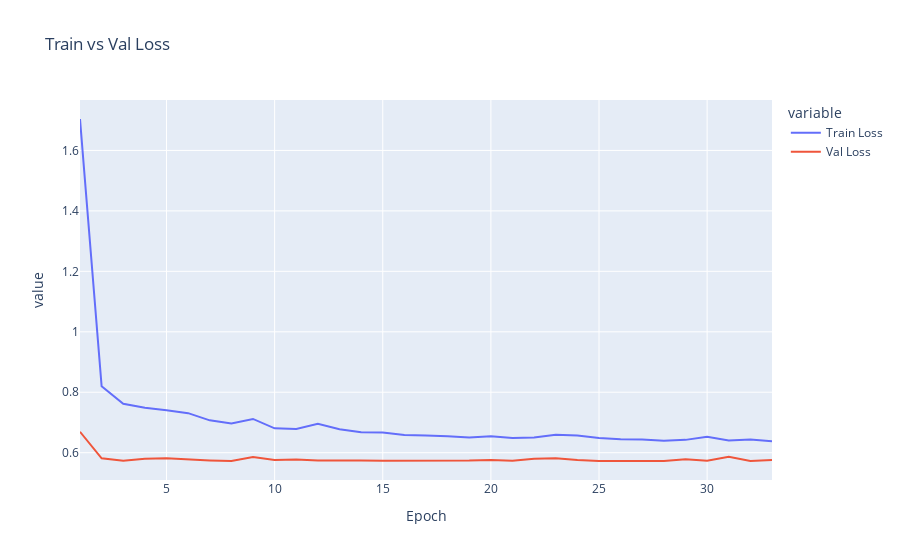
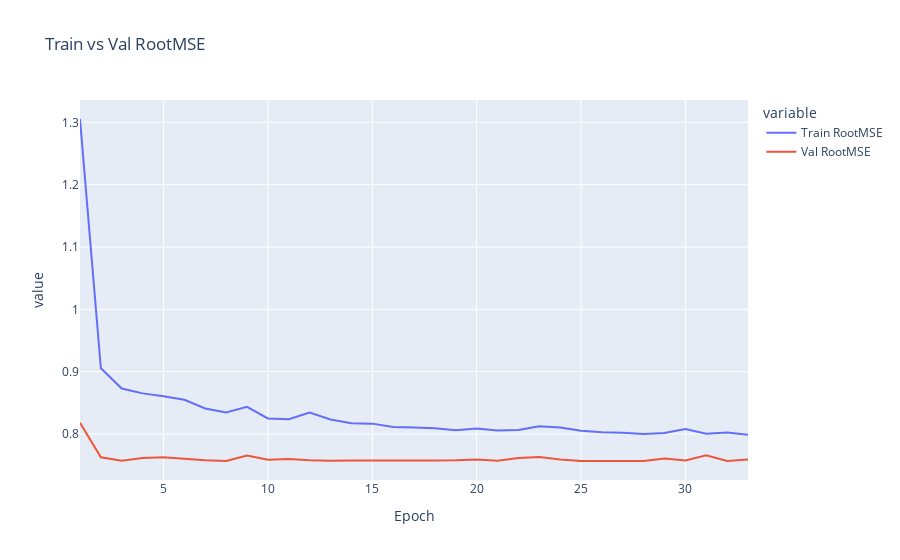
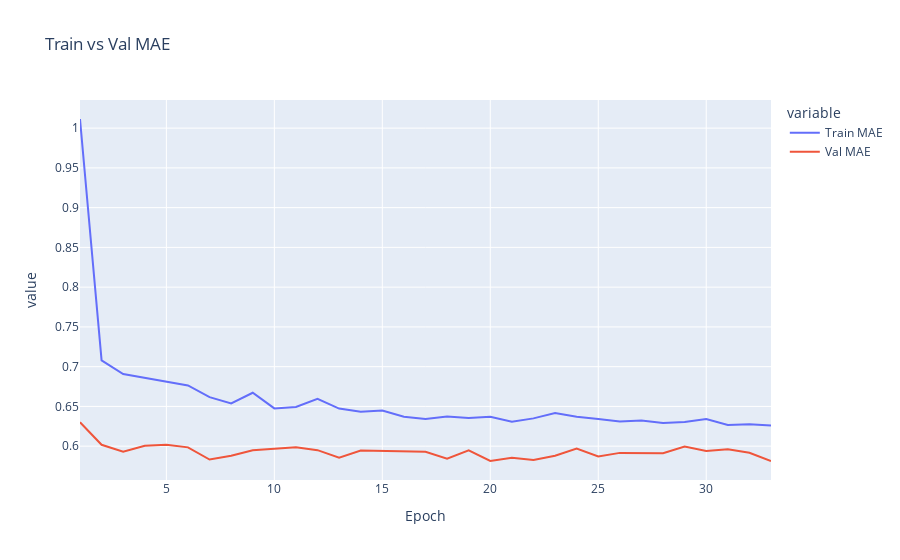
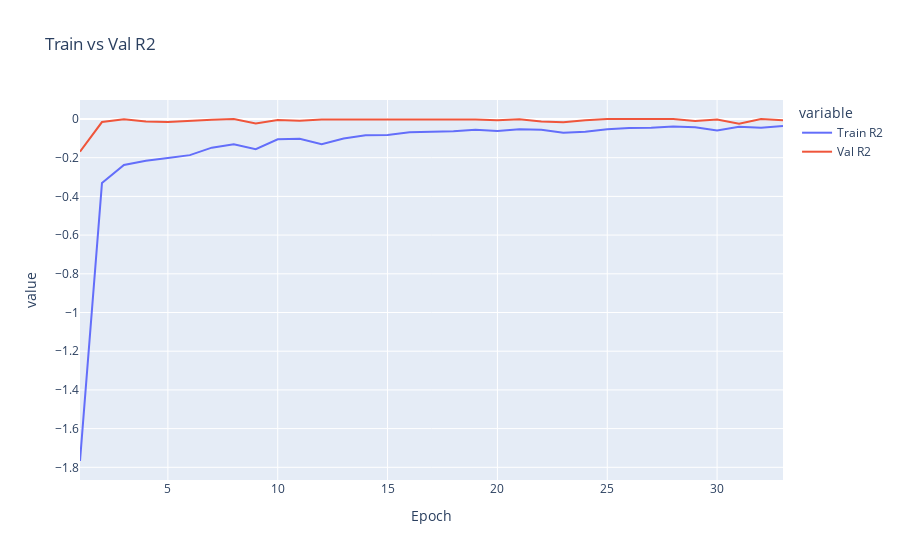

These figures' notebook cell, in order:
### Markdown cell above
#### After fitting

### Code cell
metric_name = ['Loss', 'RootMSE', 'MAE', 'R2']
train_metric = ['loss', 'root_mean_squared_error', 'mean_absolute_error', 'r2_score']
val_metric = ['val_loss', 'val_root_mean_squared_error', 'val_mean_absolute_error', 'val_r2_score']

for i in range(len(metric_name)):

  print(f"\n----------- {metric_name[i]} chart -----------\n")

  # plotly chart
  fig_loss = px.line({
    'Epoch' : range(1, len(trained_model.history[train_metric[i]]) + 1),
    f"Train {metric_name[i]}": trained_model.history[train_metric[i]],
    f"Val {metric_name[i]}": trained_model.history[val_metric[i]]
    },
    title=f"Train vs Val {metric_name[i]}", x='Epoch', y=[f"Train {metric_name[i]}", f"Val {metric_name[i]}"])
  fig_loss.show()

  # matplotlib chart
  plt.plot(trained_model.history[train_metric[i]], label=f"Train {metric_name[i]}")
  plt.plot(trained_model.history[val_metric[i]], label=f"Val {metric_name[i]}")
  plt.legend()
  plt.show()

### Figure 1 — Plotly figure (JSON) as saved in the notebook; plotly's stock layout.template omitted (floating-point values rounded to 4 significant figures)
{"data": [{"hovertemplate": "variable=Train Loss<br>Epoch=%{x}<br>value=%{y}<extra></extra>", "legendgroup": "Train Loss", "line": {"color": "#636efa", "dash": "solid"}, "marker": {"symbol": "circle"}, "mode": "lines", "name": "Train Loss", "orientation": "v", "showlegend": true, "type": "scatter", "x": [1, 2, 3, 4, 5, 6, 7, 8, 9, 10, 11, 12, 13, 14, 15, 16, 17, 18, 19, 20, 21, 22, 23, 24, 25, 26, 27, 28, 29, 30, 31, 32, 33], "xaxis": "x", "y": [1.704, 0.8197, 0.7619, 0.7485, 0.7403, 0.7308, 0.707, 0.6965, 0.7117, 0.6806, 0.6785, 0.6959, 0.6778, 0.6677, 0.6668, 0.6583, 0.6567, 0.6547, 0.6499, 0.6544, 0.6487, 0.6501, 0.6597, 0.6567, 0.6482, 0.6444, 0.6433, 0.6398, 0.6424, 0.6526, 0.6406, 0.6437, 0.638], "yaxis": "y"}, {"hovertemplate": "variable=Val Loss<br>Epoch=%{x}<br>value=%{y}<extra></extra>", "legendgroup": "Val Loss", "line": {"color": "#EF553B", "dash": "solid"}, "marker": {"symbol": "circle"}, "mode": "lines", "name": "Val Loss", "orientation": "v", "showlegend": true, "type": "scatter", "x": [1, 2, 3, 4, 5, 6, 7, 8, 9, 10, 11, 12, 13, 14, 15, 16, 17, 18, 19, 20, 21, 22, 23, 24, 25, 26, 27, 28, 29, 30, 31, 32, 33], "xaxis": "x", "y": [0.6692, 0.5815, 0.5732, 0.5799, 0.5815, 0.5774, 0.5745, 0.5725, 0.5858, 0.5758, 0.5775, 0.5743, 0.5731, 0.574, 0.5736, 0.5733, 0.5732, 0.5738, 0.5741, 0.576, 0.5732, 0.5795, 0.582, 0.5759, 0.5726, 0.5727, 0.5728, 0.5726, 0.5786, 0.5737, 0.5865, 0.5727, 0.576], "yaxis": "y"}], "layout": {"legend": {"title": {"text": "variable"}, "tracegroupgap": 0}, "title": {"text": "Train vs Val Loss"}, "xaxis": {"anchor": "y", "domain": [0, 1], "title": {"text": "Epoch"}}, "yaxis": {"anchor": "x", "domain": [0, 1], "title": {"text": "value"}}}}

### Figure 2 — Plotly figure (JSON) as saved in the notebook; plotly's stock layout.template omitted (floating-point values rounded to 4 significant figures)
{"data": [{"hovertemplate": "variable=Train RootMSE<br>Epoch=%{x}<br>value=%{y}<extra></extra>", "legendgroup": "Train RootMSE", "line": {"color": "#636efa", "dash": "solid"}, "marker": {"symbol": "circle"}, "mode": "lines", "name": "Train RootMSE", "orientation": "v", "showlegend": true, "type": "scatter", "x": [1, 2, 3, 4, 5, 6, 7, 8, 9, 10, 11, 12, 13, 14, 15, 16, 17, 18, 19, 20, 21, 22, 23, 24, 25, 26, 27, 28, 29, 30, 31, 32, 33], "xaxis": "x", "y": [1.305, 0.9054, 0.8729, 0.8651, 0.8604, 0.8549, 0.8408, 0.8345, 0.8436, 0.825, 0.8237, 0.8342, 0.8233, 0.8171, 0.8166, 0.8113, 0.8104, 0.8091, 0.8061, 0.8089, 0.8054, 0.8063, 0.8122, 0.8104, 0.8051, 0.8027, 0.8021, 0.7999, 0.8015, 0.8079, 0.8004, 0.8023, 0.7987], "yaxis": "y"}, {"hovertemplate": "variable=Val RootMSE<br>Epoch=%{x}<br>value=%{y}<extra></extra>", "legendgroup": "Val RootMSE", "line": {"color": "#EF553B", "dash": "solid"}, "marker": {"symbol": "circle"}, "mode": "lines", "name": "Val RootMSE", "orientation": "v", "showlegend": true, "type": "scatter", "x": [1, 2, 3, 4, 5, 6, 7, 8, 9, 10, 11, 12, 13, 14, 15, 16, 17, 18, 19, 20, 21, 22, 23, 24, 25, 26, 27, 28, 29, 30, 31, 32, 33], "xaxis": "x", "y": [0.8181, 0.7625, 0.7571, 0.7615, 0.7625, 0.7599, 0.758, 0.7566, 0.7654, 0.7588, 0.76, 0.7578, 0.7571, 0.7576, 0.7574, 0.7571, 0.7571, 0.7575, 0.7577, 0.759, 0.7571, 0.7613, 0.7629, 0.7589, 0.7567, 0.7568, 0.7568, 0.7567, 0.7607, 0.7574, 0.7658, 0.7568, 0.7589], "yaxis": "y"}], "layout": {"legend": {"title": {"text": "variable"}, "tracegroupgap": 0}, "title": {"text": "Train vs Val RootMSE"}, "xaxis": {"anchor": "y", "domain": [0, 1], "title": {"text": "Epoch"}}, "yaxis": {"anchor": "x", "domain": [0, 1], "title": {"text": "value"}}}}

### Figure 3 — Plotly figure (JSON) as saved in the notebook; plotly's stock layout.template omitted (floating-point values rounded to 4 significant figures)
{"data": [{"hovertemplate": "variable=Train MAE<br>Epoch=%{x}<br>value=%{y}<extra></extra>", "legendgroup": "Train MAE", "line": {"color": "#636efa", "dash": "solid"}, "marker": {"symbol": "circle"}, "mode": "lines", "name": "Train MAE", "orientation": "v", "showlegend": true, "type": "scatter", "x": [1, 2, 3, 4, 5, 6, 7, 8, 9, 10, 11, 12, 13, 14, 15, 16, 17, 18, 19, 20, 21, 22, 23, 24, 25, 26, 27, 28, 29, 30, 31, 32, 33], "xaxis": "x", "y": [1.011, 0.7079, 0.6906, 0.6861, 0.6811, 0.6764, 0.6616, 0.6538, 0.6672, 0.6475, 0.6493, 0.6596, 0.6473, 0.6432, 0.6447, 0.6371, 0.6342, 0.6373, 0.6356, 0.6371, 0.6309, 0.635, 0.6417, 0.637, 0.6343, 0.6309, 0.6323, 0.6293, 0.6303, 0.6341, 0.6266, 0.6277, 0.6259], "yaxis": "y"}, {"hovertemplate": "variable=Val MAE<br>Epoch=%{x}<br>value=%{y}<extra></extra>", "legendgroup": "Val MAE", "line": {"color": "#EF553B", "dash": "solid"}, "marker": {"symbol": "circle"}, "mode": "lines", "name": "Val MAE", "orientation": "v", "showlegend": true, "type": "scatter", "x": [1, 2, 3, 4, 5, 6, 7, 8, 9, 10, 11, 12, 13, 14, 15, 16, 17, 18, 19, 20, 21, 22, 23, 24, 25, 26, 27, 28, 29, 30, 31, 32, 33], "xaxis": "x", "y": [0.63, 0.6017, 0.5929, 0.6006, 0.6017, 0.5985, 0.5832, 0.5879, 0.5949, 0.5969, 0.5986, 0.595, 0.5856, 0.5945, 0.5939, 0.5931, 0.5931, 0.5844, 0.5947, 0.5814, 0.5855, 0.5827, 0.5879, 0.597, 0.5872, 0.5916, 0.5917, 0.5912, 0.5996, 0.594, 0.5962, 0.5917, 0.5814], "yaxis": "y"}], "layout": {"legend": {"title": {"text": "variable"}, "tracegroupgap": 0}, "title": {"text": "Train vs Val MAE"}, "xaxis": {"anchor": "y", "domain": [0, 1], "title": {"text": "Epoch"}}, "yaxis": {"anchor": "x", "domain": [0, 1], "title": {"text": "value"}}}}

### Figure 4 — Plotly figure (JSON) as saved in the notebook; plotly's stock layout.template omitted (floating-point values rounded to 4 significant figures)
{"data": [{"hovertemplate": "variable=Train R2<br>Epoch=%{x}<br>value=%{y}<extra></extra>", "legendgroup": "Train R2", "line": {"color": "#636efa", "dash": "solid"}, "marker": {"symbol": "circle"}, "mode": "lines", "name": "Train R2", "orientation": "v", "showlegend": true, "type": "scatter", "x": [1, 2, 3, 4, 5, 6, 7, 8, 9, 10, 11, 12, 13, 14, 15, 16, 17, 18, 19, 20, 21, 22, 23, 24, 25, 26, 27, 28, 29, 30, 31, 32, 33], "xaxis": "x", "y": [-1.767, -0.3312, -0.2374, -0.2155, -0.2023, -0.1869, -0.1482, -0.1311, -0.1558, -0.1053, -0.1019, -0.1301, -0.1007, -0.08437, -0.08294, -0.06903, -0.06656, -0.06324, -0.05541, -0.06274, -0.05348, -0.05578, -0.07139, -0.06647, -0.05276, -0.04652, -0.04477, -0.03909, -0.04329, -0.05991, -0.04038, -0.04539, -0.03611], "yaxis": "y"}, {"hovertemplate": "variable=Val R2<br>Epoch=%{x}<br>value=%{y}<extra></extra>", "legendgroup": "Val R2", "line": {"color": "#EF553B", "dash": "solid"}, "marker": {"symbol": "circle"}, "mode": "lines", "name": "Val R2", "orientation": "v", "showlegend": true, "type": "scatter", "x": [1, 2, 3, 4, 5, 6, 7, 8, 9, 10, 11, 12, 13, 14, 15, 16, 17, 18, 19, 20, 21, 22, 23, 24, 25, 26, 27, 28, 29, 30, 31, 32, 33], "xaxis": "x", "y": [-0.1692, -0.01584, -0.001353, -0.01304, -0.01581, -0.008716, -0.003701, -0.0001498, -0.02334, -0.005877, -0.008963, -0.003348, -0.001297, -0.00274, -0.002158, -0.001489, -0.001458, -0.002386, -0.002987, -0.006293, -0.001441, -0.01245, -0.0167, -0.006085, -0.0004084, -0.0005176, -0.0006056, -0.0003561, -0.01089, -0.002224, -0.02465, -0.0005585, -0.006288], "yaxis": "y"}], "layout": {"legend": {"title": {"text": "variable"}, "tracegroupgap": 0}, "title": {"text": "Train vs Val R2"}, "xaxis": {"anchor": "y", "domain": [0, 1], "title": {"text": "Epoch"}}, "yaxis": {"anchor": "x", "domain": [0, 1], "title": {"text": "value"}}}}
